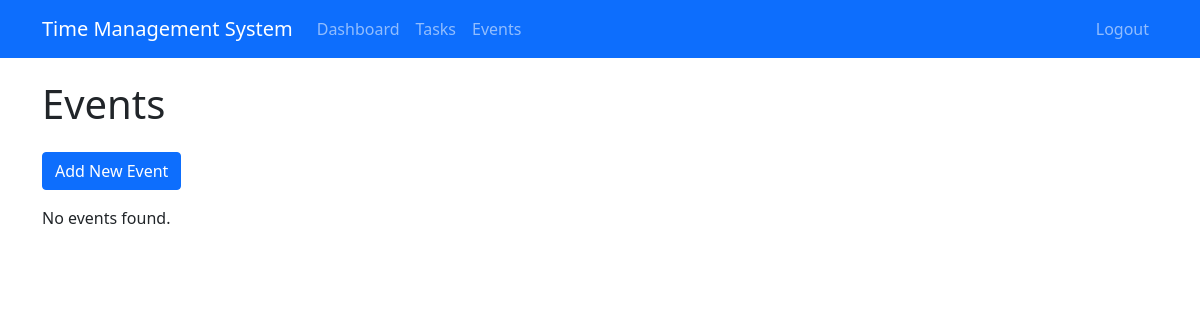
Before: /events/ (signed in) with the older database file.
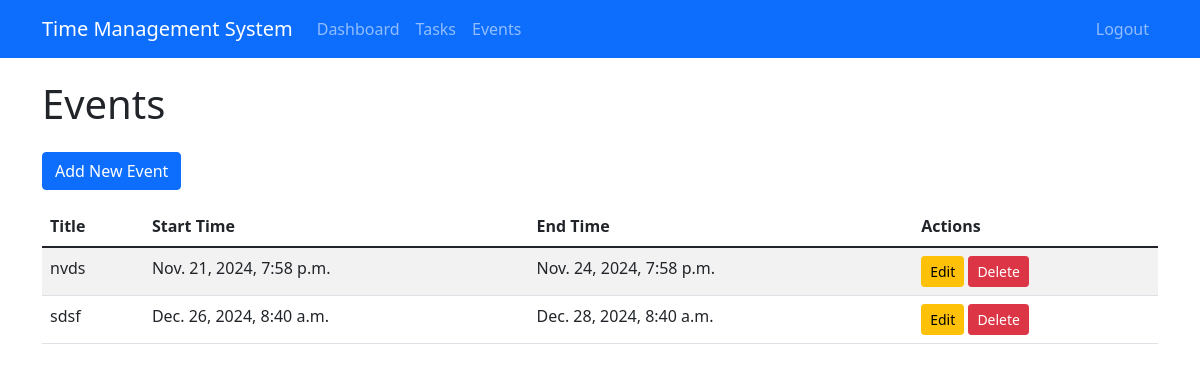
After: the same page with the newer database file.
### time_manager/models.py (models this page shows, shortened)
class Event(models.Model):
    title = models.CharField(max_length=200)
    description = models.TextField(blank=True, null=True)
    start_time = models.DateTimeField()
    end_time = models.DateTimeField()
    user = models.ForeignKey(User, on_delete=models.CASCADE)
    created_at = models.DateTimeField(auto_now_add=True)  # Automatically set when the event is created
    updated_at = models.DateTimeField(auto_now=True)  # Automatically updated when the event is saved

### time_manager/views.py (the view)
# urls.py: path('events/', views.event_list, name='event_list'),
@login_required
def event_list(request):
    events = Event.objects.filter(user=request.user).order_by('start_time')
    return render(request, 'time_manager/event_list.html', {'events': events})

### time_manager/templates/time_manager/event_list.html (shortened to what this page needs)
{% extends 'time_manager/base.html' %}
{% block content %}
<h1 class="mb-4">Events</h1>
<a href="{% url 'add_event' %}" class="btn btn-primary mb-3">Add New Event</a>
{% if events %}
    <table class="table table-striped">
        <thead>
            <tr>
                <th>Title</th>
                <th>Start Time</th>
                <th>End Time</th>
                <th>Actions</th>
            </tr>
        </thead>
        <tbody>
            {% for event in events %}
                <tr>
                    <td>{{ event.title }}</td>
                    <td>{{ event.start_time }}</td>
                    <td>{{ event.end_time }}</td>
                    <td>
                        <a href="{% url 'edit_event' event.id %}" class="btn btn-sm btn-warning">Edit</a>
                        <a href="{% url 'delete_event' event.id %}" class="btn btn-sm btn-danger">Delete</a>
                    </td>
                </tr>
            {% endfor %}
        </tbody>
    </table>
{% else %}
    <p>No events found.</p>
{% endif %}
{% endblock %}

Changed rows visible on the page:
added Event: title "nvds", start_time "Nov. 21, 2024, 7:58 p.m.", end_time "Nov. 24, 2024, 7:58 p.m."
added Event: title "sdsf", start_time "Dec. 26, 2024, 8:40 a.m.", end_time "Dec. 28, 2024, 8:40 a.m."
Other visible differences:
text no longer shown: "No events found."
text now shown: "Title Start Time End Time Actions"
